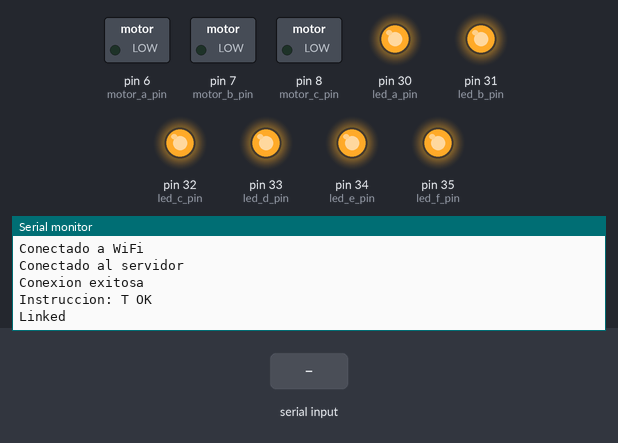
Bench run of a sketch on a simulated Arduino Mega 2560, built with avr-gcc and run on an emulated ATmega2560. On the bench: switched loads named in the sketch (green lamp = pin HIGH), output pins drawn as LEDs (lit = HIGH), the last lines printed to the serial monitor. The test bench sets the inputs (shaded band). Storage starts empty; the modem accepts every AT command (registered, SIM ready, sends succeed) and sends nothing else; the audio player accepts every command and is not drawn.

Above: at 6.4 s.
6.5 s: "apagar_musica" received over the second serial link
At 8.7 s:
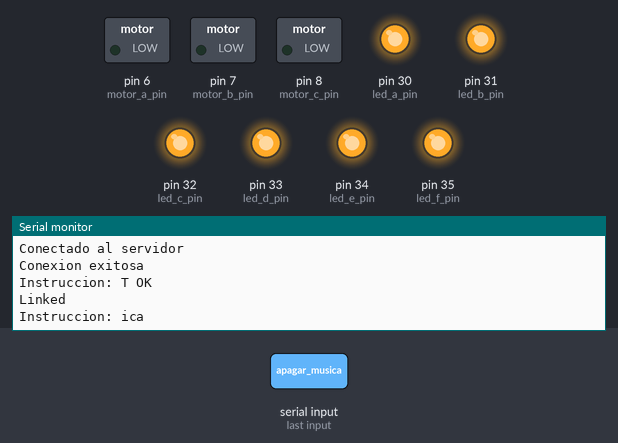
9.0 s: "prender_musica" received over the second serial link
At 10.9 s:
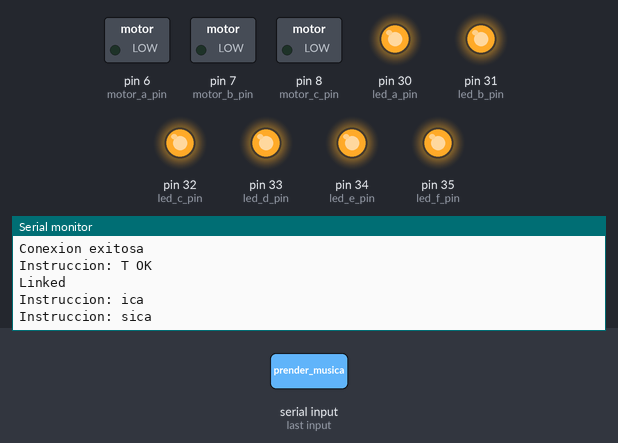
11.5 s: "apagar_luces" received over the second serial link
At 13.8 s:
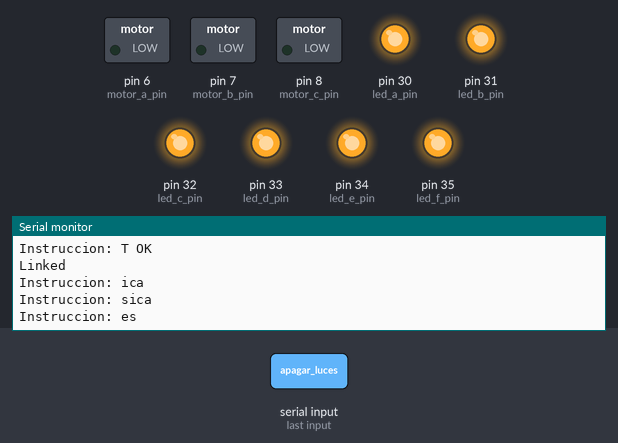

The sketch:

RicksMachine.ino
```cpp
#include <Servo.h>
#include <SoftwareSerial.h>
#include <SD.h>
#include <SPI.h>
#define SD_ChipSelectPin 53
#include <TMRpcm.h>

TMRpcm tmrpcm;
int led_a_pin= 30;
int led_b_pin= 31;
int led_c_pin= 32;
int led_d_pin= 33;
int led_e_pin= 34;
int led_f_pin= 35;
int motor_a_pin= 6;
int motor_b_pin= 7;
int motor_c_pin= 8;

void conexionServidor() {
  Serial1.println("AT+CIPSTART=\"TCP\",\"192.168.1.2\",6000");
  if (Serial1.find("OK"))
  {
    Serial.println("Conectado al servidor");
  }
  else
  {
    Serial.println("Error conectandose al servidor, intentando nuevamente");
    conexionServidor();
  }
}

void conexionWifi() {
  // SSID y Clave del WiFi
  Serial1.println("AT+CWJAP=\"WiFi-Arnet-b3b1\",\"BC3B8814FD\"");
  if (Serial1.find("OK"))
  {
    Serial.println("Conectado a WiFi");
  }
  else
  {
    Serial.println("Error conectandose al WiFi, intentando nuevamente");
    conexionWifi();
  }
}

void reiniciar() {
  Serial1.println("AT+RST");
  if (Serial1.find("OK"))
  {
    Serial.println("Reiniciado");
  }
  else
  {
    Serial.println("Error reiniciando, intentando nuevamente");
    reiniciar();
  }
}

void setup() {
  // put your setup code here, to run once:
  pinMode(led_a_pin,OUTPUT);
  pinMode(led_b_pin,OUTPUT);
  pinMode(led_c_pin,OUTPUT);
  pinMode(led_d_pin,OUTPUT);
  pinMode(led_e_pin,OUTPUT);
  pinMode(led_f_pin,OUTPUT);
  pinMode(motor_a_pin,OUTPUT);
  pinMode(motor_b_pin,OUTPUT);
  pinMode(motor_c_pin,OUTPUT);
  digitalWrite(led_a_pin,HIGH);
  digitalWrite(led_b_pin,HIGH);
  digitalWrite(led_c_pin,HIGH);
  digitalWrite(led_d_pin,HIGH);
  digitalWrite(led_e_pin,HIGH);
  digitalWrite(led_f_pin,HIGH);

  Serial1.begin(9600);
  Serial1.setTimeout(1000);
  Serial.begin(9600);
  reiniciar();
  delay(2500);
  conexionWifi();
  delay(2500);
  conexionServidor();
  Serial.println("Conexion exitosa");

  //Configuracion del parlante
  if (!SD.begin(SD_ChipSelectPin)) {
    Serial.println("SD fail");
  }
  tmrpcm.speakerPin = 11;
  tmrpcm.quality(1);
  tmrpcm.volume(7);
  tmrpcm.loop(1);
  tmrpcm.play("rick.wav");
}

void loop() {
  String sentence;

  if (Serial1.available())
  {
    String frase = Serial1.readString();
    if (frase.charAt(8) == ':')
    {
      sentence = frase.substring(9);
    }
    else
    {
      sentence = frase.substring(10);
    }
    Serial.println("Instruccion: " + String(sentence));

    if (sentence == "apagar_musica")
    {
       tmrpcm.pause();
    }

    if (sentence == "prender_musica")
    {;
       tmrpcm.pause();
    }

  if (sentence == "apagar_luces")
    {
       Serial.println("Apagando luces");
       digitalWrite(led_a_pin, LOW);
       digitalWrite(led_b_pin, LOW);
       digitalWrite(led_c_pin, LOW);
       digitalWrite(led_d_pin, LOW);
       digitalWrite(led_e_pin, LOW);
       digitalWrite(led_f_pin, LOW);

    }

    if (sentence == "prender_luces")
    {
       Serial.println("Prendiendo luces");
       digitalWrite(led_a_pin, HIGH);
       digitalWrite(led_b_pin, HIGH);
       digitalWrite(led_c_pin, HIGH);
       digitalWrite(led_d_pin, HIGH);
       digitalWrite(led_e_pin, HIGH);
       digitalWrite(led_f_pin, HIGH);
    }

  if (sentence == "item1")
    {
      digitalWrite(motor_a_pin, HIGH);
      delay(2000);
      digitalWrite(motor_a_pin, LOW);
    }
  if (sentence == "item2")
    {
      digitalWrite(motor_b_pin, HIGH);
      delay(2000);
      digitalWrite(motor_b_pin, LOW);
    }
  if (sentence == "item3")
    {
      digitalWrite(motor_c_pin, HIGH);
      delay(2000);
      digitalWrite(motor_c_pin, LOW);
    }
  }
}
```

Measured:
- after the input at 6.5 s, the serial monitor: prints a new line after 1.0 s (image 1)
- after the input at 9.0 s, the serial monitor: prints a new line after 1.0 s (image 2)
- after the input at 11.5 s, the serial monitor: prints a new line after 1.0 s (image 3)
